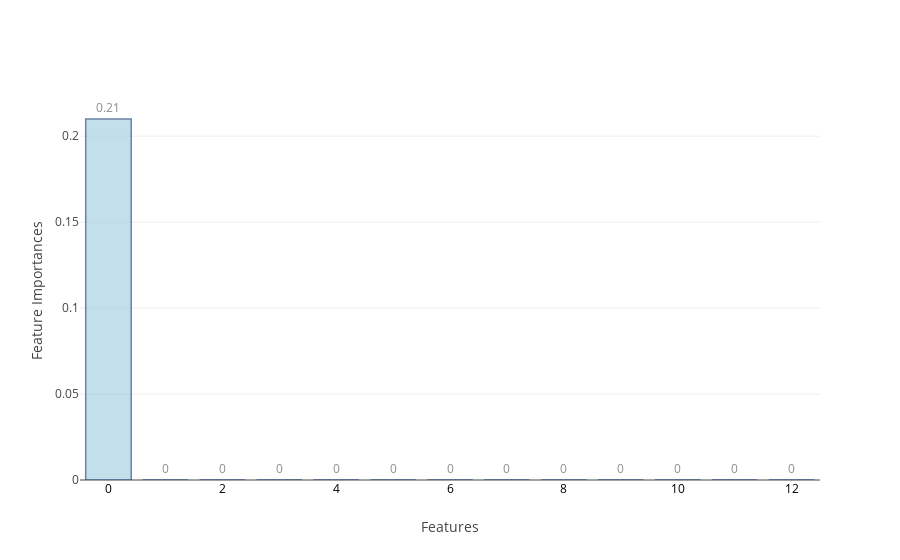
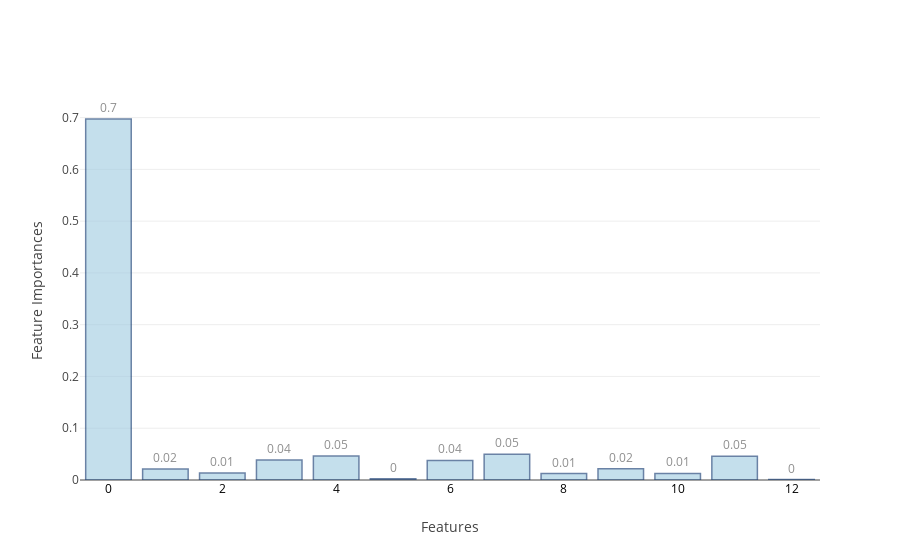
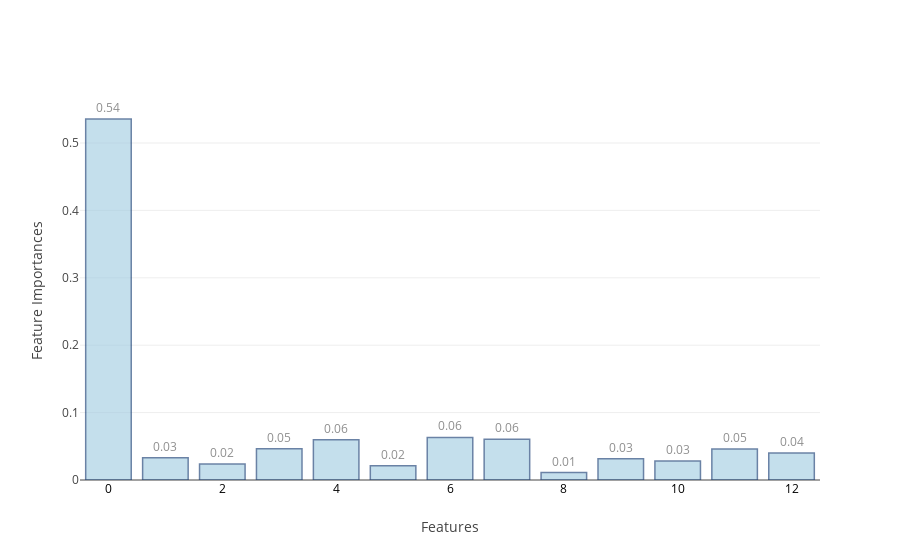
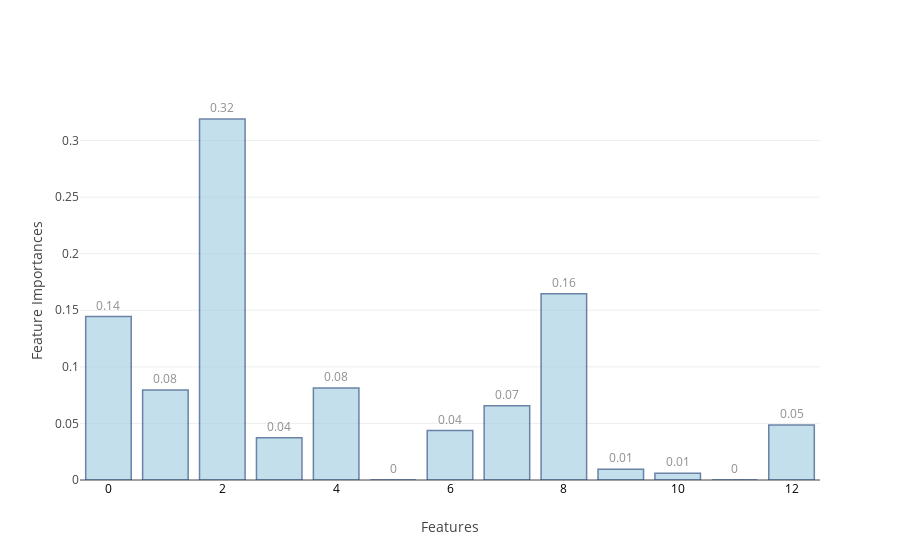

Here is the notebook cell these charts were saved with, in order:
### Code cell
feat_imp=[None]*4
j=0
for i in range(0,9):
    if i>=2 and i<=5:
        model,cm_train,cm_test,acc_train,acc_test,cm,accuracy,threshold,roc_auc,feat_imp[j]=f[i](X_train,Y_train,X_test,Y_test)
        j=j+1
    else:
        model,cm_train,cm_test,acc_train,acc_test,cm,accuracy,threshold,roc_auc=f[i](X_train,Y_train,X_test,Y_test)
    table_80_50_train.loc[i]=   ([acc_train,cm_train.TP,cm_train.TN,cm_train.FP,cm_train.FN,cm_train.FPR,cm_train.FNR])
    table_80_50_test.loc[i] =   ([acc_test ,cm_test.TP, cm_test.TN, cm_test.FP, cm_test.FN, cm_test.FPR, cm_test.FNR])
    table_80_50_test_roc.loc[i]=([accuracy, cm.TP,  cm.TN,   cm.FP, cm.FN,  cm.FPR, cm.FNR, threshold,roc_auc])
    print("\n")

### Figure 1 — Plotly figure (JSON) as saved in the notebook; plotly's stock layout.template omitted (floating-point values rounded to 4 significant figures)
{"data": [{"marker": {"color": "rgb(158,202,225)", "line": {"color": "rgb(8,48,107)", "width": 1.5}}, "opacity": 0.6, "text": [0.21, 0, 0, 0, 0, 0, 0, 0, 0, 0, 0, 0, 0], "textposition": "outside", "type": "bar", "uid": "2a01499f-61b1-45a3-801e-7b77911ac8ce", "x": [0, 1, 2, 3, 4, 5, 6, 7, 8, 9, 10, 11, 12], "y": [0.21, 0, 0, 0, 0, 0, 0, 0, 0, 0, 0, 0, 0]}], "layout": {"xaxis": {"tickfont": {"color": "black", "size": 12}, "title": "Features"}, "yaxis": {"title": "Feature Importances"}}}

### Figure 2 — Plotly figure (JSON) as saved in the notebook; plotly's stock layout.template omitted (floating-point values rounded to 4 significant figures)
{"data": [{"marker": {"color": "rgb(158,202,225)", "line": {"color": "rgb(8,48,107)", "width": 1.5}}, "opacity": 0.6, "text": [0.7, 0.02, 0.01, 0.04, 0.05, 0, 0.04, 0.05, 0.01, 0.02, 0.01, 0.05, 0], "textposition": "outside", "type": "bar", "uid": "08238f26-c26f-460c-bcc4-efa2cc03536f", "x": [0, 1, 2, 3, 4, 5, 6, 7, 8, 9, 10, 11, 12], "y": [0.6972, 0.02119, 0.01376, 0.03848, 0.04619, 0.002251, 0.03782, 0.04976, 0.01234, 0.02185, 0.01257, 0.04568, 0.0008538]}], "layout": {"xaxis": {"tickfont": {"color": "black", "size": 12}, "title": "Features"}, "yaxis": {"title": "Feature Importances"}}}

### Figure 3 — Plotly figure (JSON) as saved in the notebook; plotly's stock layout.template omitted (floating-point values rounded to 4 significant figures)
{"data": [{"marker": {"color": "rgb(158,202,225)", "line": {"color": "rgb(8,48,107)", "width": 1.5}}, "opacity": 0.6, "text": [0.54, 0.03, 0.02, 0.05, 0.06, 0.02, 0.06, 0.06, 0.01, 0.03, 0.03, 0.05, 0.04], "textposition": "outside", "type": "bar", "uid": "e658e593-5419-47a7-bb53-de7d80cb2ff8", "x": [0, 1, 2, 3, 4, 5, 6, 7, 8, 9, 10, 11, 12], "y": [0.5356, 0.03309, 0.02388, 0.04648, 0.05972, 0.02097, 0.06317, 0.06038, 0.01103, 0.03144, 0.0281, 0.04615, 0.03999]}], "layout": {"xaxis": {"tickfont": {"color": "black", "size": 12}, "title": "Features"}, "yaxis": {"title": "Feature Importances"}}}

### Figure 4 — Plotly figure (JSON) as saved in the notebook; plotly's stock layout.template omitted (floating-point values rounded to 4 significant figures)
{"data": [{"marker": {"color": "rgb(158,202,225)", "line": {"color": "rgb(8,48,107)", "width": 1.5}}, "opacity": 0.6, "text": [0.14, 0.08, 0.32, 0.04, 0.08, 0, 0.04, 0.07, 0.16, 0.01, 0.01, 0, 0.05], "textposition": "outside", "type": "bar", "uid": "7ad3a83b-1c9c-4397-928e-1bd1d9ecff94", "x": [0, 1, 2, 3, 4, 5, 6, 7, 8, 9, 10, 11, 12], "y": [0.1445, 0.07964, 0.3191, 0.03726, 0.08141, 0, 0.04373, 0.06573, 0.1646, 0.009396, 0.006065, 0, 0.04867]}], "layout": {"xaxis": {"tickfont": {"color": "black", "size": 12}, "title": "Features"}, "yaxis": {"title": "Feature Importances"}}}
